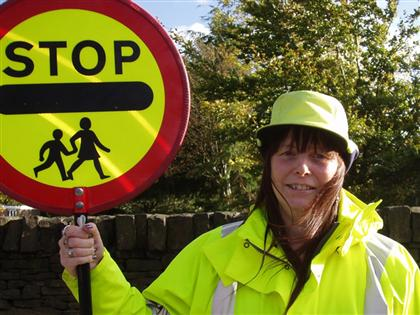
#> input picture HW3/roadsign/image1.jpg, 420 x 315 px; its folder holds only this picture in this run
$ python sift_circle.py   (Python 2 division)   (older library calls are emulated)
#> lines starting #> are read from the running program, lines starting #| are printed output that depends on the picture
import sys
import cv2
import numpy as np
from random import choice
from scipy.special import *
from scipy import *
from scipy import linalg
from matplotlib import pyplot as plt
from PIL import Image
import os

# [179 lines left out: functions showMatches, analyseImage, processImage, alignImages, drawRetangle, not called in this run]

def circleDetection(file_name):
    img = cv2.imread(file_name+'.jpg',0)
    img = cv2.medianBlur(img,5)
    cimg = cv2.cvtColor(img,cv2.COLOR_GRAY2BGR)

    circles = cv2.HoughCircles(img,cv2.cv.CV_HOUGH_GRADIENT,1,min(img.shape[0],img.shape[1])/3,
                                param1=40,param2=35,minRadius=20,maxRadius=100)

    circles = np.uint16(np.around(circles))

    # [7 lines of commented-out code are left out]

    return circles

def test(input1, input2):

#> called with input1 = 'template', input2 = 'image1'
    image1 = input1+'.jpg'
    image2 = input2+'.jpg'
    MIN_MATCH_COUNT = 3

    img1_total = cv2.imread(image1)          # queryImage
    img2_total = cv2.imread(image2) # trainImage
#> img2_total is the input picture: shape (315, 420, 3); mean B, G, R 44.9, 106.9, 111.7

    circles = circleDetection(input2)
#> in circleDetection, `img = cv2.imread(file_name+'.jpg',0)`:
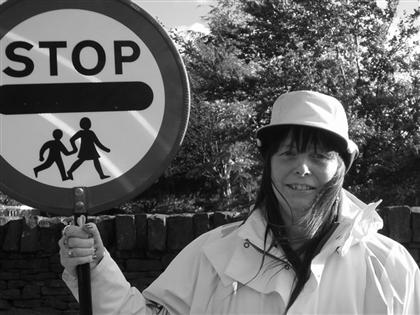
#> img: shape (315, 420); min 0, max 255, mean 101.2
#> in circleDetection, `img = cv2.medianBlur(img,5)`:
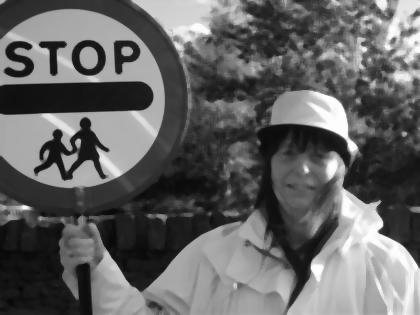
#> img: shape (315, 420); min 6, max 255, mean 100.2
#> in circleDetection, `circles = cv2.HoughCircles(img,cv2.cv.CV_HOUGH_GRADIENT,1,min(img.shap..`: circles = [[74.5, 98.5, 89.2], [302.5, 100.5, 99.4], [176.5, 123.5, 92.8], [251.5, 204.5, 82.9], [147.5, 256.5, 56.5], [371.5, 280.5, 46.3], [377.5, 175.5, 36.6], [228.5, 24.5, 23], [390.5, 40.5, 23]]
#> in circleDetection, `circles = np.uint16(np.around(circles))`: circles = [[74, 98, 89], [302, 100, 99], [176, 124, 93], [252, 204, 83], [148, 256, 56], [372, 280, 46], [378, 176, 37], [228, 24, 23], [390, 40, 23]]

    circ = circleDetection(input1)
    r = int(circ[0][0][2]*0.8)
    sx1 = max(circ[0][0][0]-r, 0)
    sy1 = max(circ[0][0][1]-r, 0)
    ex1 = min(circ[0][0][0]+r, img1_total.shape[1])
    ey1 = min(circ[0][0][1]+r, img1_total.shape[0])
    img1 = img1_total[sy1:ey1,sx1:ex1].copy()

    sift = cv2.SIFT()
    kp1, des1 = sift.detectAndCompute(img1,None)

    print input2

    num = -1

    img3 = img2_total
    points = []
    good_num = []
    for i in circles[0,:]:
        num+=1
        r = int(i[2]*1.2)
        sx = max(i[0]-r, 0)
        sy = max(i[1]-r, 0)
        ex = min(i[0]+r, img2_total.shape[1])
        ey = min(i[1]+r, img2_total.shape[0])
        #print i
        # print sx, ex, sy, ey
        img2 = img2_total[sy:ey,sx:ex].copy()

        # print img2
        # print img2_total[sx:ex,sy:ey,:]

        # find the keypoints and descriptors with SIFT
        kp2, des2 = sift.detectAndCompute(img2,None)

        FLANN_INDEX_KDTREE = 0
        index_params = dict(algorithm = FLANN_INDEX_KDTREE, trees = 5)
        search_params = dict(checks = 50)

        flann = cv2.FlannBasedMatcher(index_params, search_params)

        matches = flann.knnMatch(des1,des2,k=2)

        # store all the good matches as per Lowe's ratio test.
        good = []

        for m,n in matches:
            if m.distance < 0.72*n.distance:
                good.append(m)
        print len(good)


        if len(good)>MIN_MATCH_COUNT:


            src_pts = np.float32([ kp1[m.queryIdx].pt for m in good ]).reshape(-1,1,2)
            dst_pts = np.float32([ kp2[m.trainIdx].pt for m in good ]).reshape(-1,1,2)
            try:
                M, mask = cv2.findHomography(src_pts, dst_pts, cv2.RANSAC,3.0)
                matchesMask = mask.ravel().tolist()
                #showMatches(img1, img2, src_pts, dst_pts, matchesMask, 'ratiotest_'+input1+'_'+input2+'_'+str(num))

                #alignImages(img1, img2, M, input1+'_'+input2)
                points.append(drawRetangle(img1_total, img2_total, src_pts, dst_pts, matchesMask,sx1,sy1,sx,sy))
                good_num.append(len(good))
            except Exception, e:
                print e
                pass
        else:
            print "Not enough matches are found - %d/%d" % (len(good),MIN_MATCH_COUNT)
            matchesMask = None


    found = 0
    for i in range(len(points)):
        if (good_num[i]>8):
            cv2.rectangle(img3,(points[i][0],points[i][1]),(points[i][2],points[i][3]),(0, 255, 0),5)
            found +=1

    best = 0
    best_index = 0
    if (found<1):
        for i in range(len(points)):
            if (best<good_num[i]):
                best = good_num[i]
                best_index = i
        cv2.rectangle(img3,(points[best_index][0],points[best_index][1]),(points[best_index][2],points[best_index][3]),(0, 255, 0),5)

    cv2.imwrite('rectangle_'+input2+'_circle.jpg', img3)


if __name__ == "__main__":
#> (the run stopped early here; a loop or call above may not have finished)
